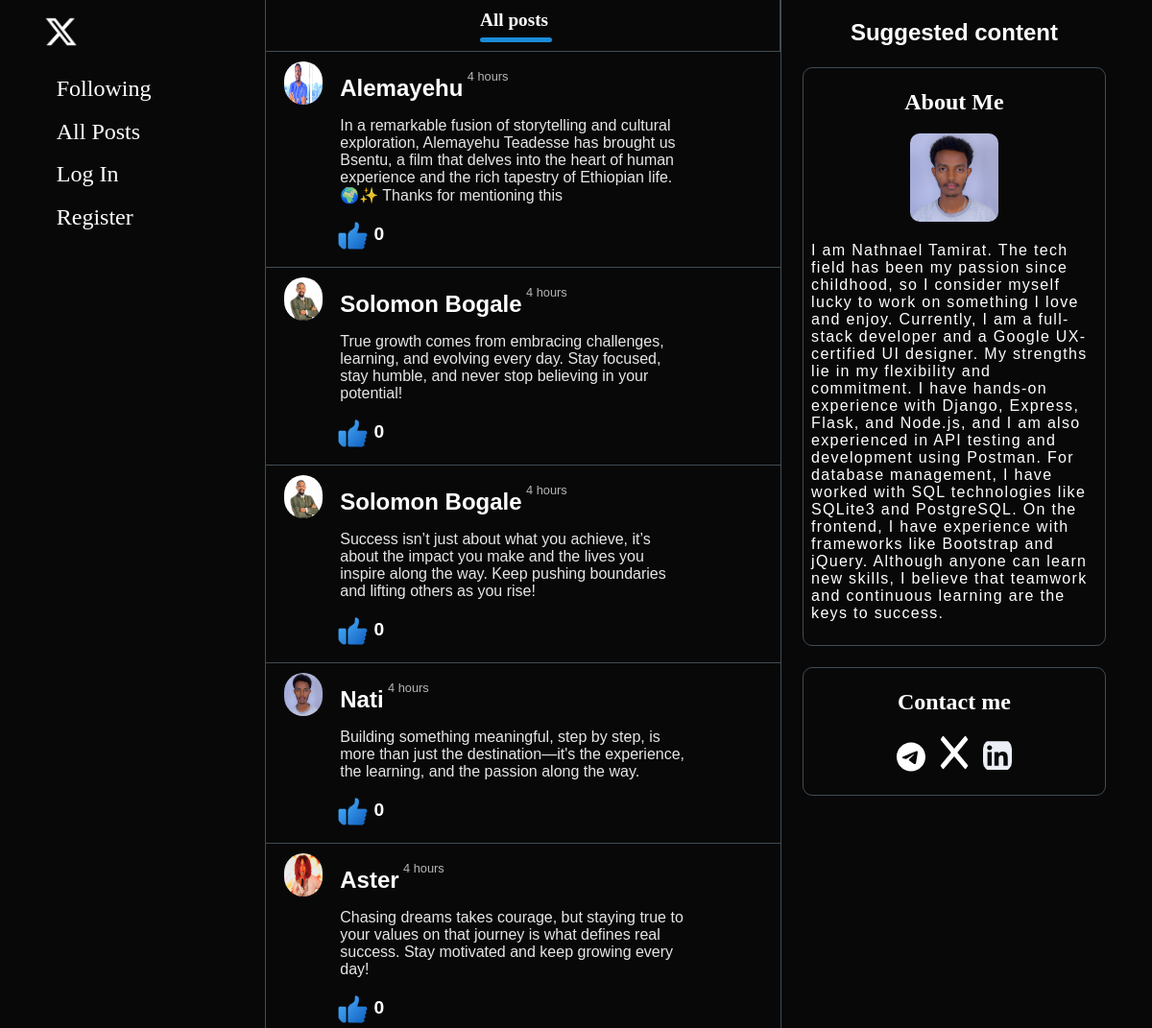
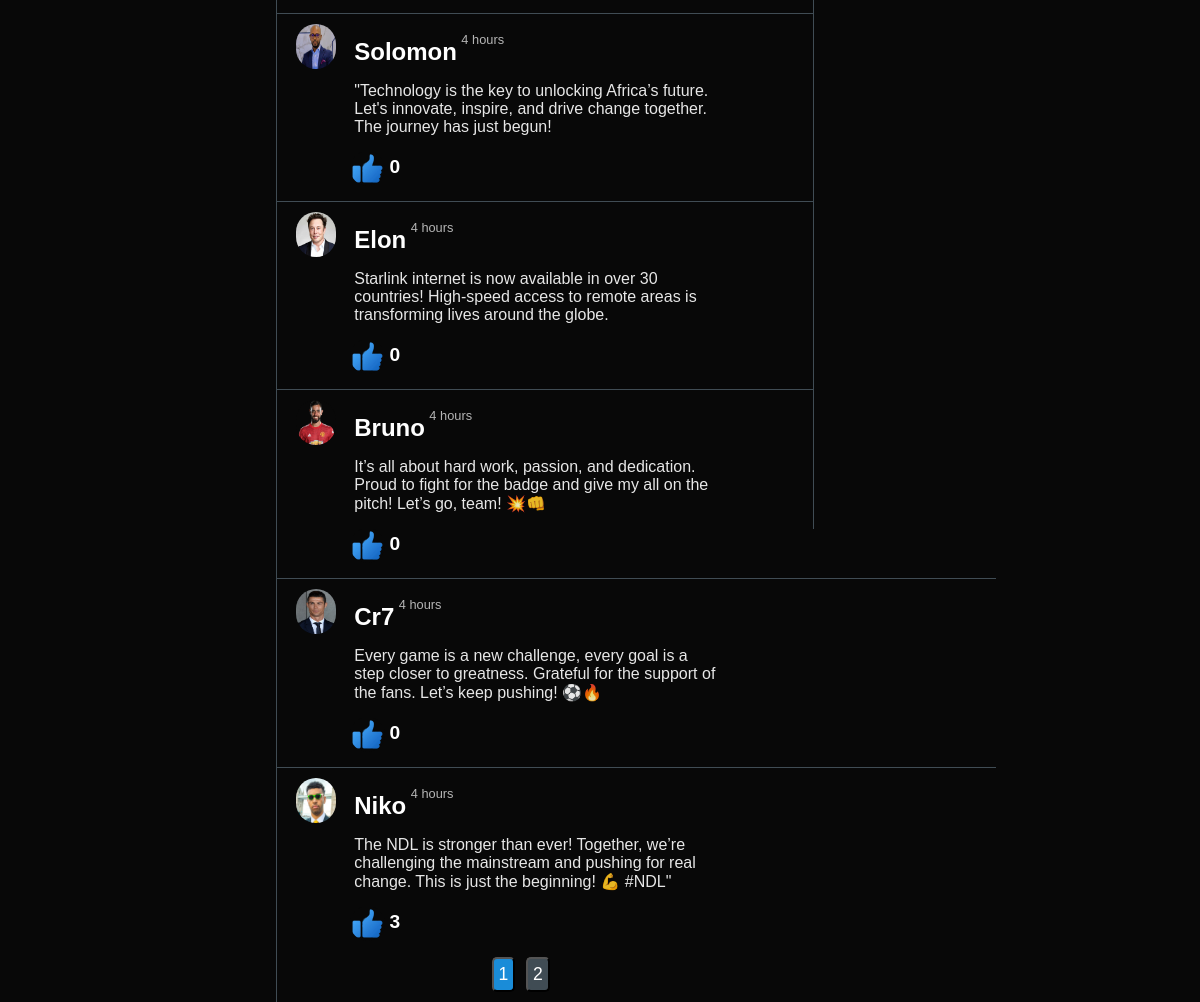
The page / on the database its author committed (2 pictures, top to bottom).
### network/models.py (models this page shows, shortened)
class Publish(models.Model):
    user = models.ForeignKey(User, on_delete=models.CASCADE, related_name="userPublish")
    content = models.TextField()
    time = models.DateTimeField(auto_now_add=True)
    likes = models.IntegerField(default=0)
    def get_profile_image(self):
        profile = Profile.objects.filter(user=self.user).first()
        if profile:
            return profile.image.url
        return None

class User(AbstractUser):
    pass

### network/views.py (the view, shortened to what this page needs)
# urls.py: path("", views.index, name="index"),
def index(request):
    published = Publish.objects.all().order_by('-time')
    for publish in published:
        publish.profile_image = publish.get_profile_image()
        time_diff = timezone.now()-publish.time
        publish.time_left = time_diff
        if time_diff.days >= 1:
            publish.time_left = f"{time_diff.days} days"
        else:
            hours = time_diff.seconds // 3600
            if hours >= 1:
                publish.time_left = f"{hours} hours"
            else:
                minutes = time_diff.seconds // 60
                publish.time_left = f"{minutes} minutes"
    return render(request, "network/index.html",{
        'published':published
    })

### network/templates/network/index.html (shortened to what this page needs)
{% extends "network/layout.html" %}
{% load static %}
{%block follow %}followingPage{%endblock%}
{% block body %}
<div id="center">
    <div id="top">
        {% if not  user.is_authenticated %}
        <a class = "only active" href="{% url 'index' %}">All posts</a>
        {% endif %}
    </div>
    <div id="allpost">
        {% for publish in published %}
        <div class="published">
            <div class="cont">
                <img class = "personimage" src="{{publish.profile_image}}" alt="">
                <div class="contr">
                    <div class="contrt">
                        <a href="#" class = "postuser">{{publish.user}}</a>
                        <p class = "time">{{publish.time_left}}</p>
                    </div>
                    <p class = "content">{{publish.content}}</p>
                </div>
            </div>
            <div class="contb">
                <div class="liking">
                    <img  class = "likeimg"  src="{% static 'network/like.png' %}" alt="Like">
                    <p class ="likeNumber">{{publish.likes}}</p>
                </div>
            </div>
        </div>
        {%empty%}
        <div class="published"><h2>No Posts</h2></div>
    {% endfor %}
    </div>
</div>
{% endblock %}

### network/static/network/styles.css (style rules this page uses)
* { background-color: #080808; }
body { margin: 0; padding: 0; font-family: "TwitterChirp", sans-serif; }
body .container-fluid img { display: block; }
body .container-fluid #center { display: inline-block; width: 58%; border-right: 1px solid #404C54; }
body .container-fluid #center #top { width: 100%; margin-bottom: 2%; }
body .container-fluid #center #top a { text-decoration: none; display: inline-block; font-weight: bolder; width: 35%; padding: 5px; margin: 1%; color: #fff; font-size: 1.2rem; font-family: "Times New Roman", Times, serif; margin-right: 3%; text-align: center; }
body .container-fluid #center #top a:first-child { margin-left: 10%; }
body .container-fluid #center #allpost { margin: auto; width: 100%; height: 100vh; }
body .container-fluid #center #allpost .published { padding: 10px; width: 700px; border-top: 0.5px solid #404C54; margin: 0; }
body .container-fluid #center #allpost .published img { width: 40px; border-radius: 40px; }
body .container-fluid #center #allpost .published .cont { margin-left: 1.4%; width: 100%; max-height: 400px; }
body .container-fluid #center #allpost .published .cont img { display: inline-block; margin-right: 2%; position: relative; top: 0; vertical-align: top; }
body .container-fluid #center #allpost .published .cont .contr { display: inline-block; width: 40%; position: relative; top: -5px; }
body .container-fluid #center #allpost .published .cont .contr .contrt a { display: inline-block; font-size: 1.5rem; color: #fff; font-weight: bolder; text-decoration: none; text-transform: capitalize; }
body .container-fluid #center #allpost .published .cont .contr .contrt p { display: inline-block; opacity: 0.7; overflow-y: auto; overflow-x: hidden; font-size: 0.8rem; }
body .container-fluid #center #allpost .published .cont .contr > p { width: 130%; font-family: "TwitterChirp", sans-serif; opacity: 0.9; }
body .container-fluid #center #allpost .published .contb { width: 100%; margin-top: -10%; margin-left: 2%; }
body .container-fluid #center #allpost .published .contb .liking { width: 100%; padding: 50px; }
body .container-fluid #center #allpost .published .contb .liking img { display: inline-block; width: 5%; vertical-align: middle; }
body .container-fluid #center #allpost .published .contb .liking p { display: inline-block; font-size: 1.2rem; color: #fff; width: -moz-fit-content; width: fit-content; font-weight: bolder; }
.active { position: relative; }
.active::after { content: ""; display: block; width: 38%; height: 5px; background-color: #1A8CD8; border-radius: 5px; position: absolute; bottom: -7px; left: 32%; }
body .container-fluid #center #top a:first-child.only { margin-left: 30%; text-align: center; }

### network/templates/network/layout.html (style rules this page uses)
.personimage { width:40px !important; height:45px !important; }

### rows shown on the page
Publish: shows a picture, user "Alemayehu", time_left "4 hours", content "In a remarkable fusion of storytelling and cultural exploration, Alemayehu Teadesse has brought us Bsentu, a film that delves into the heart of human experience and the rich tapestry of Ethiopian life. 🌍✨ Thanks for mentioning this", likes "0"
Publish: user "Solomon Bogale", time_left "4 hours", content "True growth comes from embracing challenges, learning, and evolving every day. Stay focused, stay humble, and never stop believing in your potential!", likes "0"
Publish: user "Solomon Bogale", time_left "4 hours", content "Success isn’t just about what you achieve, it’s about the impact you make and the lives you inspire along the way. Keep pushing boundaries and lifting others as you rise!", likes "0"
Publish: shows a picture, user "Nati", time_left "4 hours", content "Building something meaningful, step by step, is more than just the destination—it's the experience, the learning, and the passion along the way.", likes "0"
Publish: shows a picture, user "Aster", time_left "4 hours", content "Chasing dreams takes courage, but staying true to your values on that journey is what defines real success. Stay motivated and keep growing every day!", likes "0"
Publish: shows a picture, user "Solomon", time_left "4 hours", content "\"Technology is the key to unlocking Africa’s future. Let's innovate, inspire, and drive change together. The journey has just begun!", likes "0"
Publish: shows a picture, user "Elon", time_left "4 hours", content "Starlink internet is now available in over 30 countries! High-speed access to remote areas is transforming lives around the globe.", likes "0"
Publish: shows a picture, user "Bruno", time_left "4 hours", content "It’s all about hard work, passion, and dedication. Proud to fight for the badge and give my all on the pitch! Let’s go, team! 💥👊", likes "0"
Publish: shows a picture, user "Cr7", time_left "4 hours", content "Every game is a new challenge, every goal is a step closer to greatness. Grateful for the support of the fans. Let’s keep pushing! ⚽🔥", likes "0"
Publish: shows a picture, user "Niko", time_left "4 hours", content "The NDL is stronger than ever! Together, we’re challenging the mainstream and pushing for real change. This is just the beginning! 💪 #NDL\"", likes "3"
